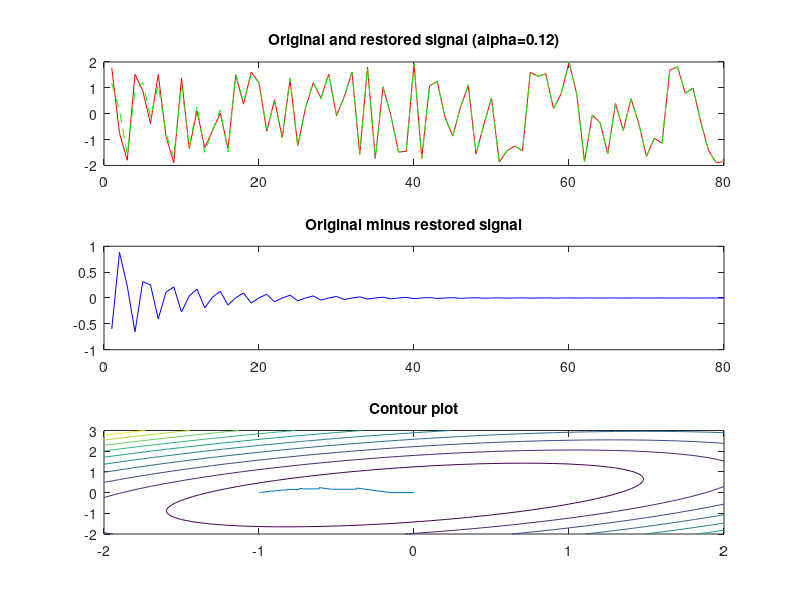

Source code (MATLAB):
% Group 1
% Brian McIlwain, Justin Guillory, Marshall Simien, Mike Cole, Taj Chauvin
% Project 2

% LMS
i=80; %time
W=[0 0];
X=zeros(1,i);
Y=zeros(1,i);
e=zeros(1,i);
s=zeros(1,i);
v=zeros(1,i);
a=zeros(1,i);
r=zeros(1,i);
alpha = 0.12; % Given in problem

v(1) = 1.2*sin(2*1*pi/3);
a(1) = W*[v(1) 0]';
s(1) = -2 + 4*rand(); % Input Signal
m = 1.2*sin(2*pi/3-3*pi/2);
e(1) = m-a(1);
r(1) = s(1)+ e(1);
W = W + 2*alpha*e(1)*[v(1), 0];

for k = 2:i
    s(k) = -2 + 4*rand(); % Input Signal
    m = 1.2*sin(2*pi*k/3-3*pi/3);
    v(k) = 1.2*sin(2*k*pi/3);
    a(k) = W*[v(k) v(k-1)]';
    
    e(k) = m-a(k); % error
    r(k) = s(k) + m-a(k); % resistance
    X(k) = W(1);
    Y(k) = W(2);
    W = W + 2*alpha*e(k)*[v(k) v(k-1)];
end

W
subplot(3,1,1);

plot(s, '- red');

hold on;
plot(r, '-- green');
title('Original and restored signal (alpha=0.12)');
subplot(3,1,2);
plot(e,'blue');
title('Original minus restored signal');

%% Countor Plot
r=[.72 -.36; -.36 .72];
h=[0; -.06235];
[x,y] = meshgrid(-2:.1:2,-2:.1:3);
[j,k]=size(x);
z=zeros(j,k);
for m=1:j
    for n=1:k
        z(m,n) = 1.4-2*[x(m,n);y(m,n)]'*h+([x(m,n);y(m,n)]'*r)*[x(m,n);y(m,n)];
    end
end
subplot(3,1,3);
contour(x,y,z);
hold on;
plot(X,Y);
title('Contour plot');